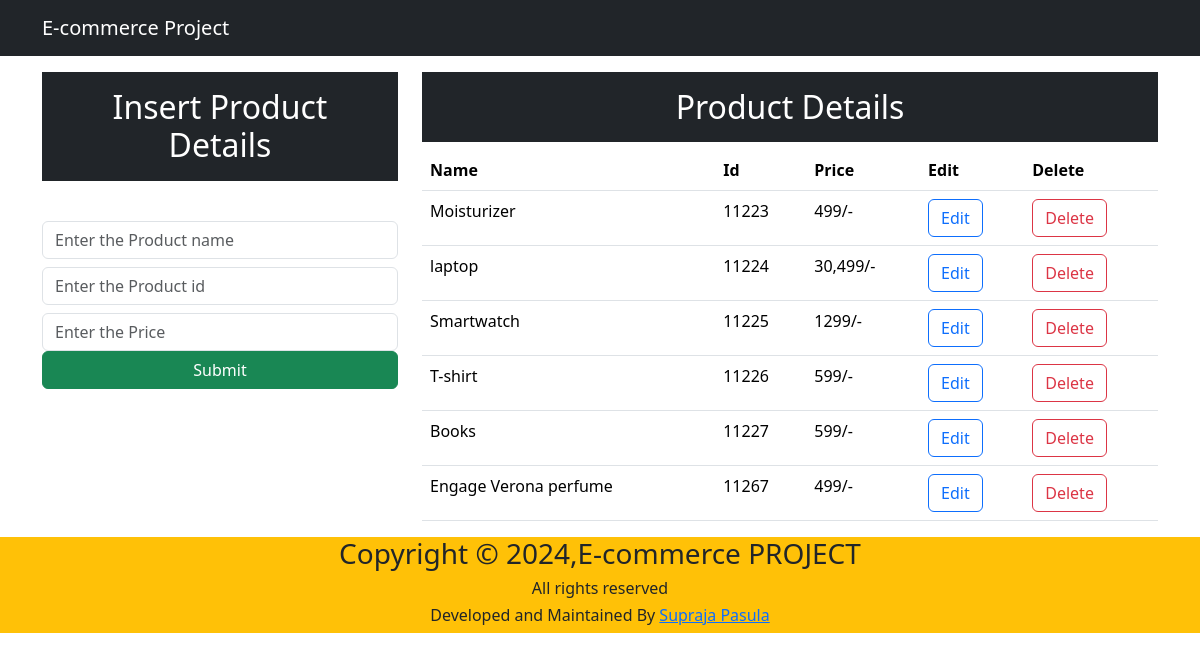
The page / on the database its author committed.
### app/models.py (models this page shows, shortened)
class product(models.Model):
    name=models.CharField(max_length=25)
    id=models.IntegerField(primary_key=True)
    price=models.CharField(max_length=50)

### project1/views.py (the view)
# urls.py: path('',views.app),
def app(request):
    data=product.objects.all()
    context={"data":data}
    return render(request,"ecommerce.html",context)

### templates/ecommerce.html (shortened to what this page needs)
<!DOCTYPE html>
<html lang="en">
<head>
    <link href="https://cdn.jsdelivr.net/npm/bootstrap@5.3.3/dist/css/bootstrap.min.css" rel="stylesheet">
</head>
<body>
    <nav class="navbar navbar-expand-lg navbar-dark bg-dark">
        <div class="container">
            <a class="navbar-brand" href="#">E-commerce Project</a>
        </div>
    </nav>
    <div class="container mt-3">
        <div class="row">
            <div class="col md-4">
                <h2 class="bg-dark text-white text-center p-3">Insert Product Details</h2>
                <br>
                <form action="/insert/" method="post"> {% csrf_token %}
                    <div class="form-group mt-2">
                        <input type="text" class="form-control" placeholder="Enter the Product name" name='name'>
                    </div>
                    <div class="form-group mt-2">
                        <input type="id" class="form-control" placeholder="Enter the Product id" name='id'>
                    </div>
                    <div class="form-group mt-2">
                       <input type="number" class="form-control" placeholder="Enter the Price" name='price'>
                    </div>
                    <div class="d-grid gap-2">
                        <button class="btn btn-success" type="submit">Submit</button>
                    </div>
                </form>
            </div>
            <div class="col-md-8">
                <h2 class="text-center text-white bg-dark p-3">Product Details</h2>
            <table class="table">
                <thead>
                    <tr>
                        <th>Name</th>
                        <th>Id</th>
                        <th>Price</th>
                        <th>Edit</th>
                        <th>Delete</th>
                    </tr>
                </thead>
                <tbody>
                    {% for d in data %}
                    <tr>
                        <td>{{d.name}}</td>
                        <td>{{d.id}}</td>
                        <td>{{d.price}}</td>
                        <td><a button href="/update/{{d.id}}" class="btn btn-outline-primary">Edit</a></button></td>
                        <td><a button href="/delete/{{d.id}}" class="btn btn-outline-danger">Delete</a></button></td>
                    </tr>
                    {% endfor %}
                </tbody>
             </table>
          </div>
        </div>
    </div>
    <footer class=" text-center bg-warning">
        <div class="container">
        <div class="row">
        <div class="col">
        <h3>Copyright &copy; 2024,E-commerce PROJECT</h3>
        <h6>All rights reserved</h6>
        <h6>Developed and Maintained By
          <a href="#">Supraja Pasula</a>
        </h6>
        </div>
        </div>
        </div>
        </footer>
</body>
</html>

### rows shown on the page
product: name "Moisturizer", id "11223", price "499/-"
product: name "laptop", id "11224", price "30,499/-"
product: name "Smartwatch", id "11225", price "1299/-"
product: name "T-shirt", id "11226", price "599/-"
product: name "Books", id "11227", price "599/-"
product: name "Engage Verona perfume", id "11267", price "499/-"
